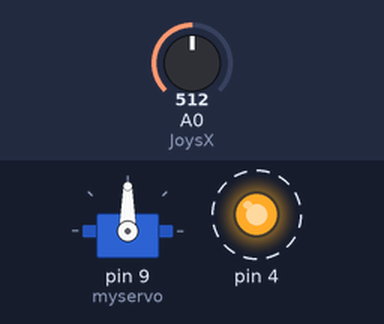
This sketch was run on a simulated Arduino Uno, built with avr-gcc and run on an emulated ATmega328P. Parts: servo, output pins drawn as LEDs (lit = HIGH). Dashed ring = blinking. The inputs (shaded band) are chosen by the test bench; at power-on: A0 (JoysX) = 512. What the sketch prints to the serial monitor is not drawn.

Above: at 0.05 s.
Timing chart, 0 to 3.0 s (numbered marks = the images above):
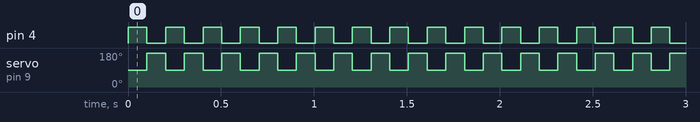

The sketch:

Garage-Joystick.ino
```cpp
#include <IRremote.h>
#include <Servo.h>

Servo myservo;
int RECV_PIN = 7;
boolean lampe = false;
int position_init = 0;
int position_final = 1023;
int posit=0;
int JoysX = 0;
int JoyVal;

IRrecv irrecv(RECV_PIN);

decode_results results;

void setup()
{
  Serial.begin(9600);
  pinMode(JoysX, INPUT);
  pinMode(4, OUTPUT);
  irrecv.enableIRIn(); // Start the receiver
    myservo.attach(9);
}

void loop() {
  JoyVal = analogRead(JoysX);
  if (JoyVal = 1023) {
    Serial.println(JoyVal);
    if(JoyVal == 1023 ){
      if(lampe)
        posit = position_init;
      else posit = position_final;
      myservo.write(map(posit, 0, 1023,180, 90));
      lampe =!lampe;
       digitalWrite(4, lampe);
    }

    irrecv.resume(); // Receive the next value
  }
  delay(100);
}


int getValue(long value){
  Serial.println(value);
  int val =-1;
  switch(value){
    case 16582903 : val=1;break;
    case 16615543 : val=2;break;
    case 16599223 : val=3;break;
    case 16591063 : val=4;break;
    case 16623703 : val=5;break;
    case 16607383 : val=6;break;
    case 16586983 : val=7;break;
    case 16619623 : val=8;break;
    case 16603303 : val=9;break;
    case 16593103 : val=0;break;
    case 16580863 : val=10;break;
    default : val=-1;

  }
  return val;
}
```

Measured:
- by itself, pin 4: alternates HIGH for 0.10 s and LOW for 0.10 s
- by itself, servo on pin 9 (myservo): alternates 180° for 0.10 s and 90° for 0.10 s
